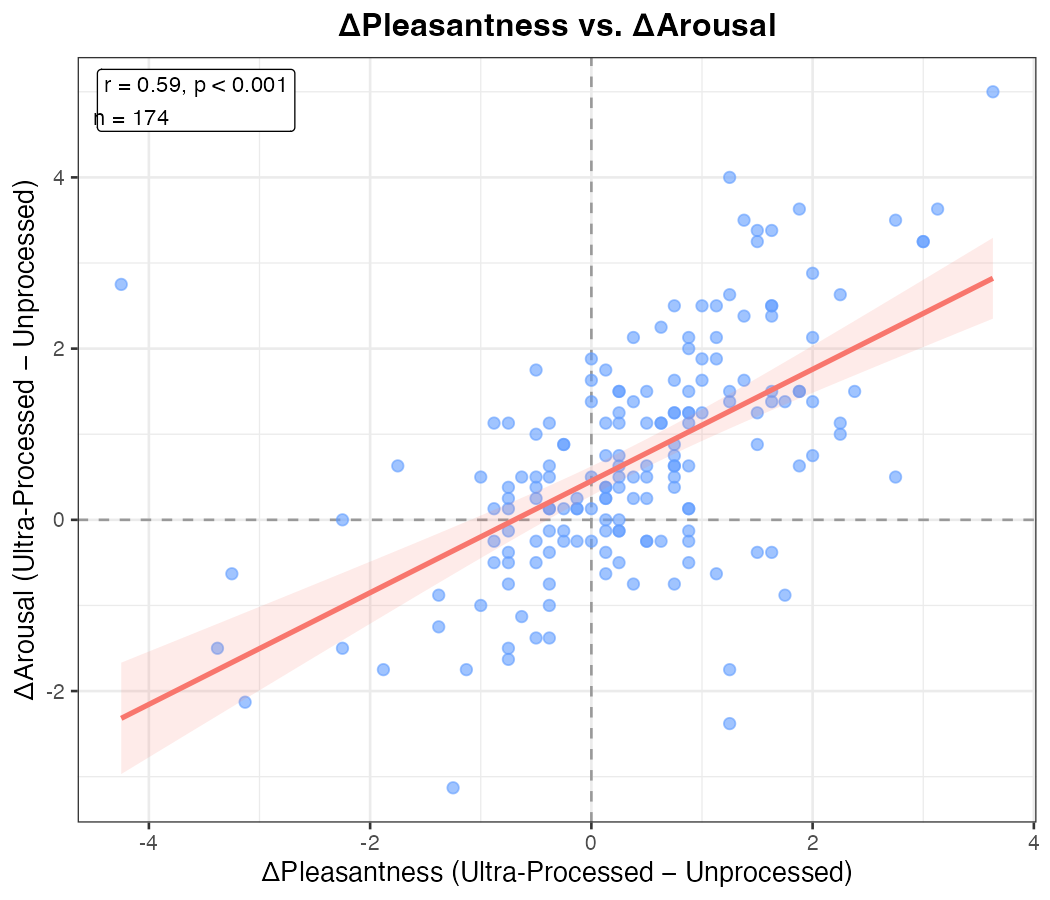

R code for this plot:
library(ggplot2)

df <- read.csv("affective_ratings.csv")

# Correlation stats for annotation
cor_test <- cor.test(df$Delta_Pleasantness, df$Delta_Arousal)
r_val <- round(cor_test$estimate, 2)
p_val <- ifelse(cor_test$p.value < 0.001, "p < 0.001", paste0("p = ", round(cor_test$p.value, 3)))
label  <- paste0("r = ", r_val, ", ", p_val, "\nn = ", nrow(df))

ggplot(df, aes(x = Delta_Pleasantness, y = Delta_Arousal)) +
  geom_hline(yintercept = 0, linetype = "dashed", color = "gray60") +
  geom_vline(xintercept = 0, linetype = "dashed", color = "gray60") +
  geom_point(color = "#619CFF", alpha = 0.6, size = 2.2) +
  geom_smooth(method = "lm", color = "#F8766D", fill = "#F8766D", alpha = 0.15) +
  annotate("label", x = -Inf, y = Inf, hjust = -0.1, vjust = 1.2,
           label = label, size = 3.8, fill = "white", label.size = 0.3) +
  labs(
    title = "ΔPleasantness vs. ΔArousal",
    x     = "ΔPleasantness (Ultra-Processed − Unprocessed)",
    y     = "ΔArousal (Ultra-Processed − Unprocessed)"
  ) +
  theme_bw(base_size = 13) +
  theme(
    plot.title = element_text(face = "bold", hjust = 0.5)
  )

ggsave("delta_scatter.png", width = 7, height = 6, dpi = 150)
